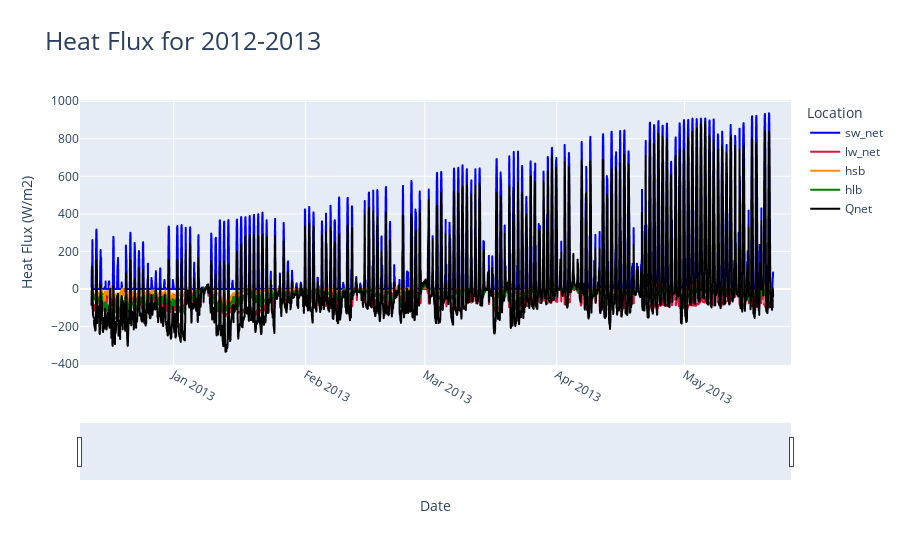

The notebook cell this image was saved under:
### Code cell
import pandas as pd
import scipy.io as sio
from scipy import signal, stats
import numpy as np
import datetime
import plotly.express as px
from plotly.subplots import make_subplots
import plotly.graph_objects as go
import re
import coare36vn_zrf_et
import os

oceanDF = pd.read_csv('ocean_temperature_interpol12_13.csv', parse_dates = ['DN'])
oceanDF['hourDN'] = oceanDF['DN'].dt.floor('h')

hourlyMeanOceanDF = oceanDF.groupby('hourDN').agg(hourlyTemp=('OceanTemp', "mean")).reset_index()
hourlyMeanOceanDF['hourSalinity'] = oceanDF["oceanSalEstimate"]

heatFluxModelDF = pd.read_csv('ocean12_13_flux.csv', parse_dates = ['Tm (UTC)'], dayfirst = True)

heatFluxModelDF = pd.merge(left = hourlyMeanOceanDF, right = heatFluxModelDF, how = 'inner',  left_on = 'hourDN', right_on = 'Tm (UTC)')
heatFluxModelDF = heatFluxModelDF.drop('Tm (UTC)', axis = 1)
jdDateBase = pd.Timestamp('1858-11-17').to_julian_date()
heatFluxModelDF['jdTimeStamp'] = heatFluxModelDF['hourDN'].apply(lambda x: x.to_julian_date()- jdDateBase)
heatFluxModelDF = heatFluxModelDF.sort_values(['hourDN'], ascending = [True])
pd.set_option('display.float_format', '{:.20f}'.format)

A=coare36vn_zrf_et.coare36vn_zrf_et(heatFluxModelDF["U (m s-1)"].to_numpy(), 10, heatFluxModelDF["Tair (degC)"].to_numpy(),2, heatFluxModelDF["RH (%)"].to_numpy(),2, heatFluxModelDF["P (mb)"].to_numpy(), heatFluxModelDF["hourlyTemp"].to_numpy(), heatFluxModelDF["SW_dn (W m-2)"].to_numpy(), heatFluxModelDF["LW_dn (W m-2)"].to_numpy(), heatFluxModelDF["Lat"].to_numpy(), heatFluxModelDF["Lon"].to_numpy(),heatFluxModelDF["jdTimeStamp"].to_numpy(),600,0, heatFluxModelDF["hourSalinity"].to_numpy(),None,None,10,10,10)

fnameA = os.path.join('12_13_output_ocean_heatflux.csv')
# A=coare36vn_zrf_et(u, zu , t, zt, rh, zq, P, ts, sw_dn, lw_dn, lat, lon,jd, zi,rain, Ss, None , None, zrf_u, zrf_t, zrf_q)
# fnameA = os.path.join(path,'test_36_output_py_082022_withnowavesinput.txt')
A_hdr = 'usr\ttau\thsb\thlb\thbb\thsbb\thlwebb\ttsr\tqsr\tzo\tzot\tzoq\tCd\t'
A_hdr += 'Ch\tCe\tL\tzeta\tdT_skinx\tdq_skinx\tdz_skin\tUrf\tTrf\tQrf\t'
A_hdr += 'RHrf\tUrfN\tTrfN\tQrfN\tlw_net\tsw_net\tLe\trhoa\tUN\tU10\tU10N\t'
A_hdr += 'Cdn_10\tChn_10\tCen_10\thrain\tQs\tEvap\tT10\tT10N\tQ10\tQ10N\tRH10\t'
A_hdr += 'P10\trhoa10\tgust\twc_frac\tEdis'
csvHdr = A_hdr.replace("\t", ",")
np.savetxt(fnameA,A,fmt='%.18e',delimiter=',',header=csvHdr)

processedDataDF = pd.read_csv('12_13_output_ocean_heatflux.csv')
processedDataDF['Tm (UTC)'] = heatFluxModelDF['hourDN']

processedDataDF["Qnet"] = processedDataDF["sw_net"] + processedDataDF["lw_net"] - processedDataDF["hsb"] - processedDataDF["hlb"]

tempFigLabels = ["sw_net", "lw_net", "hsb", "hlb", "Qnet"]
tempfig = px.line(x = processedDataDF['Tm (UTC)'], y = [processedDataDF["sw_net"], processedDataDF["lw_net"], -1*processedDataDF["hsb"], -1*processedDataDF["hlb"], processedDataDF["Qnet"]], color_discrete_sequence= ["blue", "crimson", "darkorange","green","black"], title = "Heat Flux")
for idx in range(len(tempFigLabels)):
    tempfig.data[idx].name = tempFigLabels[idx]
    tempfig.data[idx].hovertemplate = 'variable=' + tempFigLabels[idx] + '<br>x=%{x}<br>value=%{y}<extra></extra>'
    tempfig.data[idx].legendgroup = tempFigLabels[idx]

tempfig.update_layout(title=dict(text= "Heat Flux for 2012-2013", font=dict(size=25)))
tempfig.update_xaxes(tickangle=30)
tempfig.update_xaxes(rangeslider_visible=True)
tempfig.update_xaxes(range = [pd.Timestamp('2012-12-10'),pd.Timestamp('2013-05-26')])
tempfig.update_layout(xaxis_title="Date", yaxis_title="Heat Flux (W/m2)", legend_title="Location")
tempfig.show()

### Figure 1 — Plotly figure (JSON) as saved in the notebook; plotly's stock layout.template omitted (floating-point values rounded to 4 significant figures; data arrays with more than 128 entries replaced by an {"elided": "..."} marker saying what was removed)
{"data": [{"hovertemplate": "variable=sw_net<br>x=%{x}<br>value=%{y}<extra></extra>", "legendgroup": "sw_net", "line": {"color": "blue", "dash": "solid"}, "marker": {"symbol": "circle"}, "mode": "lines", "name": "sw_net", "showlegend": true, "type": "scattergl", "x": {"elided": "3843 str values"}, "xaxis": "x", "y": {"elided": "3843 float values"}, "yaxis": "y"}, {"hovertemplate": "variable=lw_net<br>x=%{x}<br>value=%{y}<extra></extra>", "legendgroup": "lw_net", "line": {"color": "crimson", "dash": "solid"}, "marker": {"symbol": "circle"}, "mode": "lines", "name": "lw_net", "showlegend": true, "type": "scattergl", "x": {"elided": "3843 str values"}, "xaxis": "x", "y": {"elided": "3843 float values"}, "yaxis": "y"}, {"hovertemplate": "variable=hsb<br>x=%{x}<br>value=%{y}<extra></extra>", "legendgroup": "hsb", "line": {"color": "darkorange", "dash": "solid"}, "marker": {"symbol": "circle"}, "mode": "lines", "name": "hsb", "showlegend": true, "type": "scattergl", "x": {"elided": "3843 str values"}, "xaxis": "x", "y": {"elided": "3843 float values"}, "yaxis": "y"}, {"hovertemplate": "variable=hlb<br>x=%{x}<br>value=%{y}<extra></extra>", "legendgroup": "hlb", "line": {"color": "green", "dash": "solid"}, "marker": {"symbol": "circle"}, "mode": "lines", "name": "hlb", "showlegend": true, "type": "scattergl", "x": {"elided": "3843 str values"}, "xaxis": "x", "y": {"elided": "3843 float values"}, "yaxis": "y"}, {"hovertemplate": "variable=Qnet<br>x=%{x}<br>value=%{y}<extra></extra>", "legendgroup": "Qnet", "line": {"color": "black", "dash": "solid"}, "marker": {"symbol": "circle"}, "mode": "lines", "name": "Qnet", "showlegend": true, "type": "scattergl", "x": {"elided": "3843 str values"}, "xaxis": "x", "y": {"elided": "3843 float values"}, "yaxis": "y"}], "layout": {"legend": {"title": {"text": "Location"}, "tracegroupgap": 0}, "title": {"font": {"size": 25}, "text": "Heat Flux for 2012-2013"}, "xaxis": {"anchor": "y", "domain": [0, 1], "range": ["2012-12-10T00:00:00", "2013-05-26T00:00:00"], "rangeslider": {"visible": true}, "tickangle": 30, "title": {"text": "Date"}}, "yaxis": {"anchor": "x", "domain": [0, 1], "title": {"text": "Heat Flux (W/m2)"}}}}
